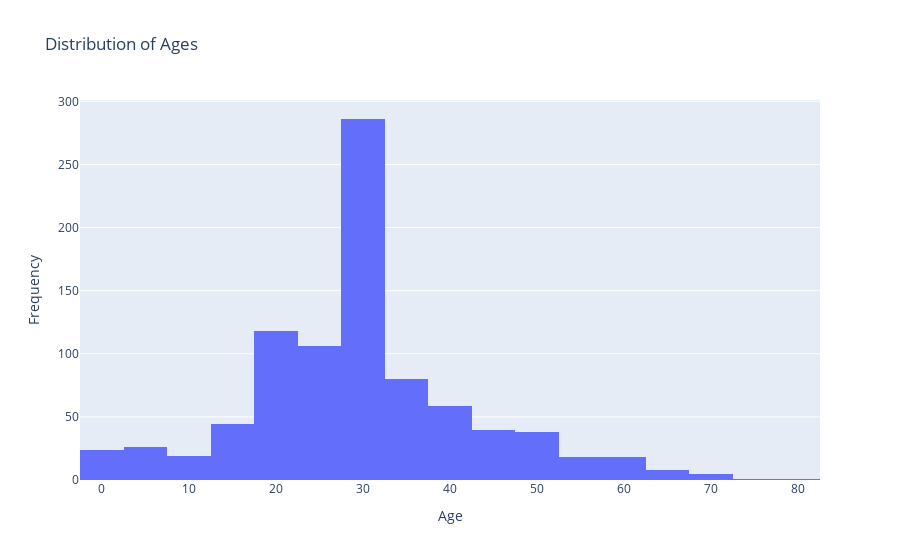
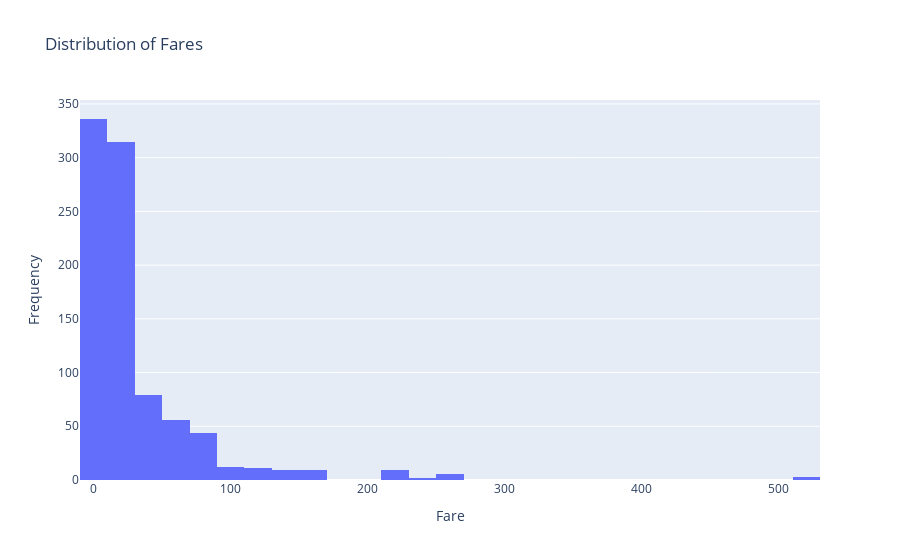

Notebook code for these charts, in order:
### Code cell
import plotly.graph_objects as go
import plotly.express as px

pyo.init_notebook_mode(connected=True)
# Load the Titanic dataset


# Histogram for Age
fig_age = px.histogram(titanic, x='Age', nbins=30, title='Distribution of Ages')
fig_age.update_xaxes(title_text='Age')
fig_age.update_yaxes(title_text='Frequency')

# Histogram for Fare
fig_fare = px.histogram(titanic, x='Fare', nbins=30, title='Distribution of Fares')
fig_fare.update_xaxes(title_text='Fare')
fig_fare.update_yaxes(title_text='Frequency')


# Show plots
fig_age.show()
fig_fare.show()

### Figure 1 — Plotly figure (JSON) as saved in the notebook; plotly's stock layout.template omitted (floating-point values rounded to 4 significant figures; data arrays with more than 128 entries replaced by an {"elided": "..."} marker saying what was removed)
{"data": [{"alignmentgroup": "True", "bingroup": "x", "hovertemplate": "Age=%{x}<br>count=%{y}<extra></extra>", "legendgroup": "", "marker": {"color": "#636efa", "pattern": {"shape": ""}}, "name": "", "nbinsx": 30, "offsetgroup": "", "orientation": "v", "showlegend": false, "type": "histogram", "x": {"elided": "891 float values"}, "xaxis": "x", "yaxis": "y"}], "layout": {"autosize": true, "barmode": "relative", "legend": {"tracegroupgap": 0}, "title": {"text": "Distribution of Ages"}, "xaxis": {"anchor": "y", "autorange": true, "domain": [0, 1], "range": [-2.5, 82.5], "title": {"text": "Age"}, "type": "linear"}, "yaxis": {"anchor": "x", "autorange": true, "domain": [0, 1], "range": [0, 301.1], "title": {"text": "Frequency"}}}}

### Figure 2 — Plotly figure (JSON) as saved in the notebook; plotly's stock layout.template omitted (floating-point values rounded to 4 significant figures; data arrays with more than 128 entries replaced by an {"elided": "..."} marker saying what was removed)
{"data": [{"alignmentgroup": "True", "bingroup": "x", "hovertemplate": "Fare=%{x}<br>count=%{y}<extra></extra>", "legendgroup": "", "marker": {"color": "#636efa", "pattern": {"shape": ""}}, "name": "", "nbinsx": 30, "offsetgroup": "", "orientation": "v", "showlegend": false, "type": "histogram", "x": {"elided": "891 float values"}, "xaxis": "x", "yaxis": "y"}], "layout": {"autosize": true, "barmode": "relative", "legend": {"tracegroupgap": 0}, "title": {"text": "Distribution of Fares"}, "xaxis": {"anchor": "y", "autorange": true, "domain": [0, 1], "range": [-10, 530], "title": {"text": "Fare"}, "type": "linear"}, "yaxis": {"anchor": "x", "autorange": true, "domain": [0, 1], "range": [0, 353.7], "title": {"text": "Frequency"}}}}
